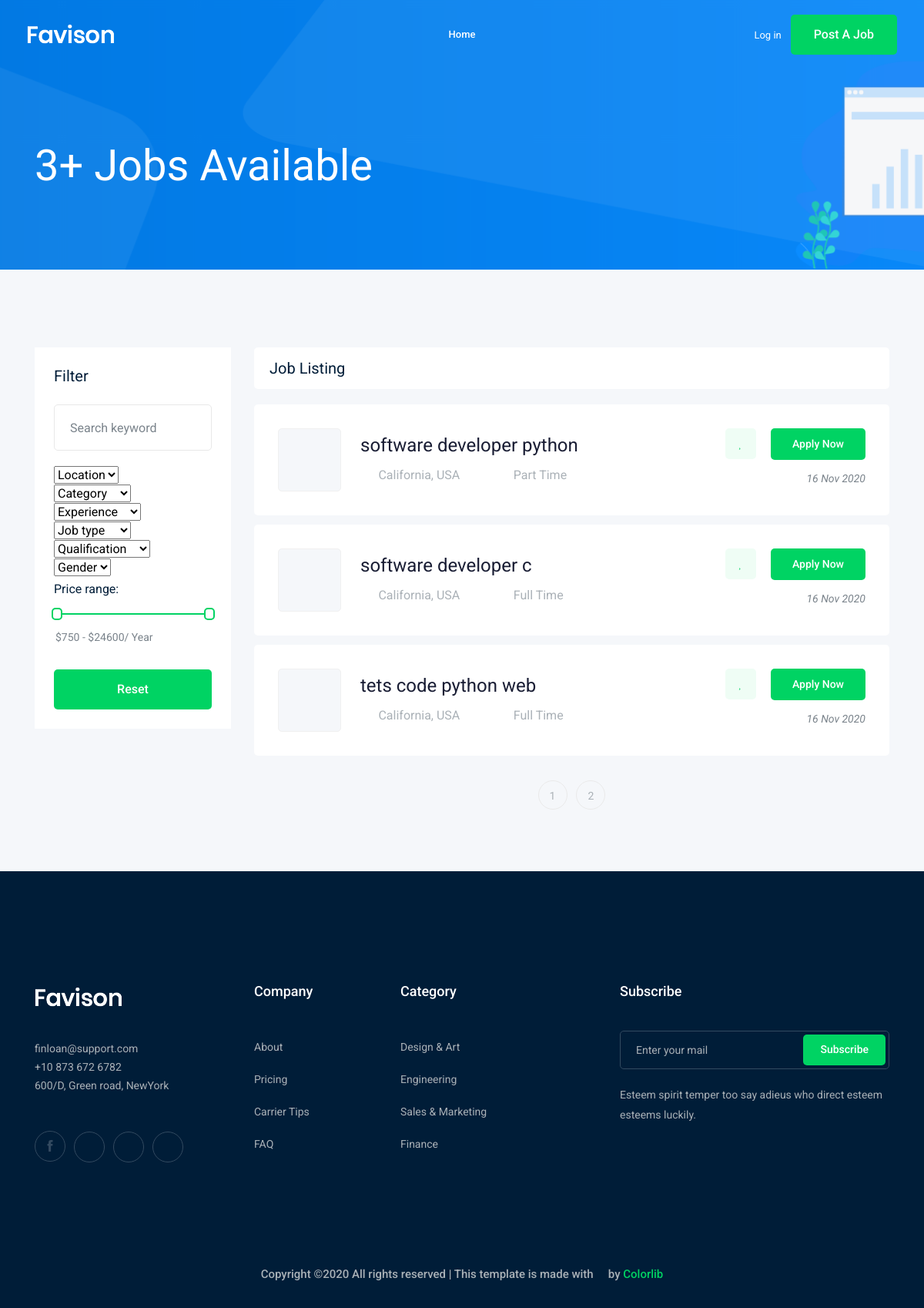
Screenshot of /jobs/ with the database file from the repository.
### Job/models.py (models this page shows, shortened)
class Job(models.Model):
    owner = models.ForeignKey(
        User, related_name='job_owner', on_delete=models.CASCADE)
    title = models.CharField(max_length=100)  # colum
    job_type = models.CharField(max_length=20, choices=JOB_TYPE)
    description = models.TextField(max_length=1000)
    published_at = models.DateTimeField(auto_now=True)
    Vacancy = models.IntegerField(default=1)
    salary = models.IntegerField(default=0)
    experience = models.IntegerField(default=1)
    category = models.ForeignKey('category', on_delete=models.CASCADE)
    image = models.ImageField(upload_to=image_upload)
    slug = models.SlugField(blank=True, null=True)
    def __str__(self):
        return self.title

### Job/views.py (the view)
# urls.py: path('', views.job_list, name='job_list'),
def job_list(request):
    job_list = Job.objects.all()
    paginator = Paginator(job_list, 3)  # Show 25 contacts per page.
    page_number = request.GET.get('page')
    page_obj = paginator.get_page(page_number)
    context = {'jobs': page_obj}  # template name
    return render(request, 'job/job_list.html', context)

### Job/templates/job/job_list.html (shortened to what this page needs)
{% extends 'base.html' %}
{% block body %}
    <div class="bradcam_area bradcam_bg_1">
        <div class="container">
            <div class="row">
                <div class="col-xl-12">
                    <div class="bradcam_text">
                        <h3>{{jobs|length}}+ Jobs Available</h3>
                    </div>
                </div>
            </div>
        </div>
    </div>
    <div class="job_listing_area plus_padding">
        <div class="container">
            <div class="row">
                <div class="col-lg-3">
                    <div class="job_filter white-bg">
                        <div class="form_inner white-bg">
                            <h3>Filter</h3>
                            <form action="#">
                                <div class="row">
                                    <div class="col-lg-12">
                                        <div class="single_field">
                                            <input type="text" placeholder="Search keyword">
                                        </div>
                                    </div>
                                    <div class="col-lg-12">
                                        <div class="single_field">
                                            <select class="wide">
                                                <option data-display="Location">Location</option>
                                            </select>
                                        </div>
                                    </div>
                                    <div class="col-lg-12">
                                        <div class="single_field">
                                            <select class="wide">
                                                <option data-display="Category">Category</option>
                                            </select>
                                        </div>
                                    </div>
                                    <div class="col-lg-12">
                                        <div class="single_field">
                                            <select class="wide">
                                                <option data-display="Experience">Experience</option>
                                            </select>
                                        </div>
                                    </div>
                                    <div class="col-lg-12">
                                        <div class="single_field">
                                            <select class="wide">
                                                <option data-display="Job type">Job type</option>
                                            </select>
                                        </div>
                                    </div>
                                    <div class="col-lg-12">
                                        <div class="single_field">
                                            <select class="wide">
                                                <option data-display="Qualification">Qualification</option>
                                            </select>
                                        </div>
                                    </div>
                                    <div class="col-lg-12">
                                        <div class="single_field">
                                            <select class="wide">
                                                <option data-display="Gender">Gender</option>
                                            </select>
                                        </div>
                                    </div>
                                </div>
                            </form>
                        </div>
                        <div class="range_wrap">
                            <label for="amount">Price range:</label>
                            <div id="slider-range"></div>
                            <p>
                                <input type="text" id="amount" readonly style="border:0; color:#7A838B; font-size: 14px; font-weight:400;">
                            </p>
                        </div>
                        <div class="reset_btn">
                            <button  class="boxed-btn3 w-100" type="submit">Reset</button>
                        </div>
                    </div>
                </div>
                <div class="col-lg-9">
                    <div class="recent_joblist_wrap">
                        <div class="recent_joblist white-bg ">
                            <div class="row align-items-center">
                                <div class="col-md-6">
                                    <h4>Job Listing</h4>
                                </div>
                                <div class="col-md-6">
                                </div>
                            </div>
                        </div>
                    </div>
                    <div class="job_lists m-0">
                        <div class="row">
                            {% for job in jobs %}
                            <div class="col-lg-12 col-md-12">
                                <div class="single_jobs white-bg d-flex justify-content-between">
                                    <div class="jobs_left d-flex align-items-center">
                                        <div class="thumb">
                                        </div>
                                        <div class="jobs_conetent">
                                            <a href="{%url 'jobs:job_detail' job.slug%}"><h4>{{job}}</h4></a>
                                            <div class="links_locat d-flex align-items-center">
                                                <div class="location">
                                                    <p> <i class="fa fa-map-marker"></i> California, USA</p>
                                                </div>
                                                <div class="location">
                                                    <p> <i class="fa fa-clock-o"></i>{{job.job_type}}</p>
                                                </div>
                                            </div>
                                        </div>
                                    </div>
                                    <div class="jobs_right">
                                        <div class="apply_now">
                                            <a class="heart_mark" href="#"> <i class="fa fa-heart"></i> </a>
                                            <a href="{%url 'jobs:job_detail' job.slug%}" class="boxed-btn3">Apply Now</a>
                                        </div>
                                        <div class="date">
                                            <p>{{job.published_at|date:'d M Y'}}</p>
                                        </div>
                                    </div>
                                </div>
                            </div>
                            {% endfor%}
                        </div>
                        {% if jobs.has_other_pages %}
                            <div class="row">
                                <div class="col-lg-12">
                                    <div class="pagination_wrap">
                                        <ul>
                                            {% for i in jobs.paginator.page_range %}
                                            <li><a href="?page={{i}}"><span>{{i}}</span></a></li>
                                            {% endfor %}
                                        </ul>
                                    </div>
                                </div>
                            </div>
                        {% endif %}
                    </div>
                </div>
            </div>
        </div>
    </div>
{% endblock body %}

### rows the page displays
Job: title "software developer python", job_type "Part Time", published_at "16 Nov 2020"
Job: title "software developer c", job_type "Full Time", published_at "16 Nov 2020"
Job: title "tets code python web", job_type "Full Time", published_at "16 Nov 2020"

### other values shown
{{ jobs|length }} "3"
{{ i }} "1" "2"
